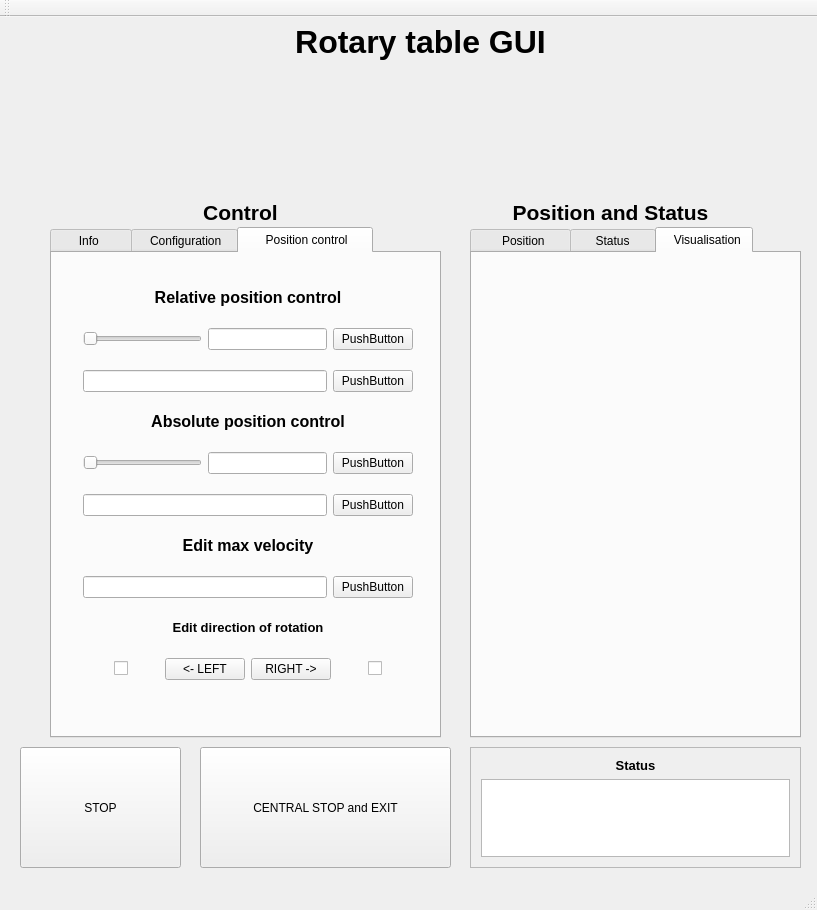
<?xml version="1.0" encoding="UTF-8"?>
<ui version="4.0">
 <class>MainWindow</class>
 <widget class="QMainWindow" name="MainWindow">
  <property name="geometry">
   <rect>
    <x>0</x>
    <y>0</y>
    <width>817</width>
    <height>910</height>
   </rect>
  </property>
  <property name="windowTitle">
   <string>MainWindow</string>
  </property>
  <widget class="QWidget" name="centralWidget">
   <widget class="QLabel" name="label_3">
    <property name="geometry">
     <rect>
      <x>240</x>
      <y>0</y>
      <width>361</width>
      <height>51</height>
     </rect>
    </property>
    <property name="text">
     <string>&lt;html&gt;&lt;head/&gt;&lt;body&gt;&lt;p align=&quot;center&quot;&gt;&lt;span style=&quot; font-size:24pt; font-weight:600;&quot;&gt;Rotary table GUI&lt;/span&gt;&lt;/p&gt;&lt;/body&gt;&lt;/html&gt;</string>
    </property>
   </widget>
   <widget class="QLabel" name="label_4">
    <property name="geometry">
     <rect>
      <x>180</x>
      <y>180</y>
      <width>121</width>
      <height>31</height>
     </rect>
    </property>
    <property name="text">
     <string>&lt;html&gt;&lt;head/&gt;&lt;body&gt;&lt;p align=&quot;center&quot;&gt;&lt;span style=&quot; font-size:16pt; font-weight:600;&quot;&gt;Control&lt;/span&gt;&lt;/p&gt;&lt;/body&gt;&lt;/html&gt;</string>
    </property>
   </widget>
   <widget class="QLabel" name="label_5">
    <property name="geometry">
     <rect>
      <x>490</x>
      <y>180</y>
      <width>241</width>
      <height>31</height>
     </rect>
    </property>
    <property name="text">
     <string>&lt;html&gt;&lt;head/&gt;&lt;body&gt;&lt;p align=&quot;center&quot;&gt;&lt;span style=&quot; font-size:16pt; font-weight:600;&quot;&gt;Position and Status&lt;/span&gt;&lt;/p&gt;&lt;/body&gt;&lt;/html&gt;</string>
    </property>
   </widget>
   <widget class="QTabWidget" name="control_Tabwidget">
    <property name="geometry">
     <rect>
      <x>50</x>
      <y>210</y>
      <width>391</width>
      <height>511</height>
     </rect>
    </property>
    <property name="currentIndex">
     <number>2</number>
    </property>
    <widget class="QWidget" name="tab_1">
     <attribute name="title">
      <string>     Info      </string>
     </attribute>
     <widget class="QLabel" name="label_98">
      <property name="geometry">
       <rect>
        <x>20</x>
        <y>10</y>
        <width>341</width>
        <height>431</height>
       </rect>
      </property>
      <property name="text">
       <string>&lt;html&gt;&lt;head/&gt;&lt;body&gt;&lt;p align=&quot;center&quot;&gt;&lt;span style=&quot; font-size:14pt; font-weight:600;&quot;&gt;Wellcome to ROTARY TABLE&lt;br/&gt;Graphical User Interface&lt;/span&gt;&lt;/p&gt;&lt;p&gt;&lt;br/&gt;&lt;/p&gt;&lt;p&gt;&lt;br/&gt;&lt;/p&gt;&lt;p&gt;&lt;br/&gt;&lt;/p&gt;&lt;p&gt;&lt;br/&gt;&lt;/p&gt;&lt;p&gt;&lt;br/&gt;&lt;/p&gt;&lt;p&gt;&lt;br/&gt;&lt;/p&gt;&lt;p&gt;&lt;br/&gt;&lt;/p&gt;&lt;p&gt;&lt;span style=&quot; font-size:10pt; font-weight:600; font-style:italic;&quot;&gt;This GUI was provided by SENSODRIVE &lt;/span&gt;&lt;/p&gt;&lt;p&gt;&lt;span style=&quot; font-size:10pt; font-weight:600; font-style:italic;&quot;&gt;and Viktor Dluhos&lt;/span&gt;&lt;/p&gt;&lt;p&gt;&lt;br/&gt;&lt;/p&gt;&lt;/body&gt;&lt;/html&gt;</string>
      </property>
     </widget>
     <widget class="QLabel" name="label">
      <property name="geometry">
       <rect>
        <x>50</x>
        <y>60</y>
        <width>291</width>
        <height>151</height>
       </rect>
      </property>
      <property name="text">
       <string/>
      </property>
      <property name="pixmap">
       <pixmap>/home/viktor/catkin_ws/src/rotary_table_gui/pictures/IMG_20171006_175133_preview.jpeg</pixmap>
      </property>
      <property name="scaledContents">
       <bool>true</bool>
      </property>
     </widget>
     <widget class="QLabel" name="label_9">
      <property name="geometry">
       <rect>
        <x>90</x>
        <y>220</y>
        <width>191</width>
        <height>151</height>
       </rect>
      </property>
      <property name="text">
       <string/>
      </property>
      <property name="pixmap">
       <pixmap>/home/viktor/catkin_ws/src/rotary_table_gui/pictures/IMG_20171006_175125_preview.jpeg</pixmap>
      </property>
      <property name="scaledContents">
       <bool>true</bool>
      </property>
     </widget>
    </widget>
    <widget class="QWidget" name="tab_2">
     <attribute name="title">
      <string>  Configuration </string>
     </attribute>
     <widget class="QLabel" name="label_28">
      <property name="geometry">
       <rect>
        <x>10</x>
        <y>10</y>
        <width>361</width>
        <height>231</height>
       </rect>
      </property>
      <property name="text">
       <string/>
      </property>
      <property name="pixmap">
       <pixmap>/home/viktor/catkin_ws/src/rotary_table_gui/pictures/Screenshot from 2017-10-11 16-52-30.png</pixmap>
      </property>
      <property name="scaledContents">
       <bool>true</bool>
      </property>
     </widget>
     <widget class="QFrame" name="frame_8">
      <property name="geometry">
       <rect>
        <x>10</x>
        <y>250</y>
        <width>361</width>
        <height>131</height>
       </rect>
      </property>
      <property name="frameShape">
       <enum>QFrame::StyledPanel</enum>
      </property>
      <property name="frameShadow">
       <enum>QFrame::Raised</enum>
      </property>
      <widget class="QPushButton" name="config_OFF_PB">
       <property name="geometry">
        <rect>
         <x>10</x>
         <y>10</y>
         <width>161</width>
         <height>51</height>
        </rect>
       </property>
       <property name="text">
        <string>OFF</string>
       </property>
      </widget>
      <widget class="QPushButton" name="config_READY_PB">
       <property name="geometry">
        <rect>
         <x>190</x>
         <y>10</y>
         <width>161</width>
         <height>51</height>
        </rect>
       </property>
       <property name="text">
        <string>READY</string>
       </property>
      </widget>
      <widget class="QPushButton" name="config_ON_PB">
       <property name="geometry">
        <rect>
         <x>10</x>
         <y>70</y>
         <width>161</width>
         <height>51</height>
        </rect>
       </property>
       <property name="text">
        <string>ON</string>
       </property>
      </widget>
      <widget class="QPushButton" name="config_ERROR_PB">
       <property name="geometry">
        <rect>
         <x>190</x>
         <y>70</y>
         <width>161</width>
         <height>51</height>
        </rect>
       </property>
       <property name="text">
        <string>ERROR</string>
       </property>
      </widget>
     </widget>
     <widget class="QFrame" name="frame_9">
      <property name="geometry">
       <rect>
        <x>10</x>
        <y>380</y>
        <width>361</width>
        <height>81</height>
       </rect>
      </property>
      <property name="frameShape">
       <enum>QFrame::StyledPanel</enum>
      </property>
      <property name="frameShadow">
       <enum>QFrame::Raised</enum>
      </property>
      <widget class="QWidget" name="horizontalLayoutWidget_18">
       <property name="geometry">
        <rect>
         <x>0</x>
         <y>0</y>
         <width>361</width>
         <height>80</height>
        </rect>
       </property>
       <layout class="QHBoxLayout" name="horizontalLayout_18">
        <item>
         <widget class="QLabel" name="label_26">
          <property name="text">
           <string>&lt;html&gt;&lt;head/&gt;&lt;body&gt;&lt;p align=&quot;center&quot;&gt;&lt;span style=&quot; font-size:10pt; font-weight:600;&quot;&gt;Working state&lt;/span&gt;&lt;/p&gt;&lt;/body&gt;&lt;/html&gt;</string>
          </property>
         </widget>
        </item>
        <item>
         <widget class="QLineEdit" name="config_workingState_LE"/>
        </item>
       </layout>
      </widget>
     </widget>
    </widget>
    <widget class="QWidget" name="tab_3">
     <attribute name="title">
      <string>     Position control    </string>
     </attribute>
     <widget class="QWidget" name="verticalLayoutWidget">
      <property name="geometry">
       <rect>
        <x>20</x>
        <y>10</y>
        <width>352</width>
        <height>451</height>
       </rect>
      </property>
      <layout class="QVBoxLayout" name="verticalLayout">
       <item>
        <widget class="QLabel" name="label_6">
         <property name="maximumSize">
          <size>
           <width>16777215</width>
           <height>20</height>
          </size>
         </property>
         <property name="text">
          <string>&lt;html&gt;&lt;head/&gt;&lt;body&gt;&lt;p align=&quot;center&quot;&gt;&lt;span style=&quot; font-size:12pt; font-weight:600;&quot;&gt;Relative position control&lt;/span&gt;&lt;/p&gt;&lt;/body&gt;&lt;/html&gt;</string>
         </property>
        </widget>
       </item>
       <item>
        <layout class="QVBoxLayout" name="verticalLayout_2">
         <item>
          <layout class="QHBoxLayout" name="horizontalLayout">
           <item>
            <widget class="QSlider" name="relativeControl_slider_SLIDER">
             <property name="maximum">
              <number>3600</number>
             </property>
             <property name="singleStep">
              <number>1</number>
             </property>
             <property name="orientation">
              <enum>Qt::Horizontal</enum>
             </property>
            </widget>
           </item>
           <item>
            <widget class="QLineEdit" name="relativeControl_slider_LE"/>
           </item>
           <item>
            <widget class="QPushButton" name="relativeControl_slider_PB">
             <property name="text">
              <string>PushButton</string>
             </property>
            </widget>
           </item>
          </layout>
         </item>
        </layout>
       </item>
       <item>
        <layout class="QHBoxLayout" name="horizontalLayout_2">
         <item>
          <widget class="QLineEdit" name="relativeControl_input_LE"/>
         </item>
         <item>
          <widget class="QPushButton" name="relativeControl_input_PB">
           <property name="text">
            <string>PushButton</string>
           </property>
          </widget>
         </item>
        </layout>
       </item>
       <item>
        <widget class="QLabel" name="label_7">
         <property name="maximumSize">
          <size>
           <width>16777215</width>
           <height>20</height>
          </size>
         </property>
         <property name="text">
          <string>&lt;html&gt;&lt;head/&gt;&lt;body&gt;&lt;p align=&quot;center&quot;&gt;&lt;span style=&quot; font-size:12pt; font-weight:600;&quot;&gt;Absolute position control&lt;/span&gt;&lt;/p&gt;&lt;/body&gt;&lt;/html&gt;</string>
         </property>
        </widget>
       </item>
       <item>
        <layout class="QHBoxLayout" name="horizontalLayout_3">
         <item>
          <widget class="QSlider" name="absoluteControl_slider_SLIDER">
           <property name="maximum">
            <number>3600</number>
           </property>
           <property name="orientation">
            <enum>Qt::Horizontal</enum>
           </property>
          </widget>
         </item>
         <item>
          <widget class="QLineEdit" name="absoluteControl_slider_LE"/>
         </item>
         <item>
          <widget class="QPushButton" name="absoluteControl_slider_PB">
           <property name="text">
            <string>PushButton</string>
           </property>
          </widget>
         </item>
        </layout>
       </item>
       <item>
        <layout class="QHBoxLayout" name="horizontalLayout_4">
         <item>
          <widget class="QLineEdit" name="absoluteControl_input_LE"/>
         </item>
         <item>
          <widget class="QPushButton" name="absoluteControl_input_PB">
           <property name="text">
            <string>PushButton</string>
           </property>
          </widget>
         </item>
        </layout>
       </item>
       <item>
        <widget class="QLabel" name="label_8">
         <property name="maximumSize">
          <size>
           <width>16777215</width>
           <height>20</height>
          </size>
         </property>
         <property name="text">
          <string>&lt;html&gt;&lt;head/&gt;&lt;body&gt;&lt;p align=&quot;center&quot;&gt;&lt;span style=&quot; font-size:12pt; font-weight:600;&quot;&gt;Edit max velocity&lt;/span&gt;&lt;/p&gt;&lt;/body&gt;&lt;/html&gt;</string>
         </property>
        </widget>
       </item>
       <item>
        <layout class="QHBoxLayout" name="horizontalLayout_5">
         <item>
          <widget class="QLineEdit" name="MaxVelocity_input_LE"/>
         </item>
         <item>
          <widget class="QPushButton" name="MaxVelocity_input_PB">
           <property name="text">
            <string>PushButton</string>
           </property>
          </widget>
         </item>
        </layout>
       </item>
       <item>
        <widget class="QLabel" name="label_25">
         <property name="maximumSize">
          <size>
           <width>16777215</width>
           <height>20</height>
          </size>
         </property>
         <property name="text">
          <string>&lt;html&gt;&lt;head/&gt;&lt;body&gt;&lt;p align=&quot;center&quot;&gt;&lt;span style=&quot; font-size:10pt; font-weight:600;&quot;&gt;Edit direction of rotation&lt;/span&gt;&lt;/p&gt;&lt;/body&gt;&lt;/html&gt;</string>
         </property>
        </widget>
       </item>
       <item>
        <layout class="QHBoxLayout" name="horizontalLayout_16">
         <item alignment="Qt::AlignHCenter">
          <widget class="QCheckBox" name="direction_LEFT_CB">
           <property name="text">
            <string/>
           </property>
          </widget>
         </item>
         <item>
          <widget class="QPushButton" name="direction_LEFT_PB">
           <property name="text">
            <string>&lt;- LEFT</string>
           </property>
          </widget>
         </item>
         <item>
          <widget class="QPushButton" name="direction_RIGHT_PB">
           <property name="text">
            <string>RIGHT -&gt;</string>
           </property>
          </widget>
         </item>
         <item alignment="Qt::AlignHCenter">
          <widget class="QCheckBox" name="direction_RIGHT_CB">
           <property name="text">
            <string/>
           </property>
          </widget>
         </item>
        </layout>
       </item>
      </layout>
     </widget>
    </widget>
   </widget>
   <widget class="QTabWidget" name="positionAndStatus_TabWidget">
    <property name="geometry">
     <rect>
      <x>470</x>
      <y>210</y>
      <width>331</width>
      <height>511</height>
     </rect>
    </property>
    <property name="currentIndex">
     <number>2</number>
    </property>
    <widget class="QWidget" name="tab_1">
     <attribute name="title">
      <string>      Position    </string>
     </attribute>
     <widget class="QFrame" name="frame">
      <property name="geometry">
       <rect>
        <x>10</x>
        <y>20</y>
        <width>311</width>
        <height>91</height>
       </rect>
      </property>
      <property name="frameShape">
       <enum>QFrame::StyledPanel</enum>
      </property>
      <property name="frameShadow">
       <enum>QFrame::Raised</enum>
      </property>
      <widget class="QLabel" name="label_10">
       <property name="geometry">
        <rect>
         <x>70</x>
         <y>10</y>
         <width>161</width>
         <height>16</height>
        </rect>
       </property>
       <property name="text">
        <string>&lt;html&gt;&lt;head/&gt;&lt;body&gt;&lt;p align=&quot;center&quot;&gt;&lt;span style=&quot; font-size:12pt; font-weight:600;&quot;&gt;Desired position&lt;/span&gt;&lt;/p&gt;&lt;/body&gt;&lt;/html&gt;</string>
       </property>
      </widget>
      <widget class="QWidget" name="horizontalLayoutWidget_6">
       <property name="geometry">
        <rect>
         <x>0</x>
         <y>30</y>
         <width>311</width>
         <height>31</height>
        </rect>
       </property>
       <layout class="QHBoxLayout" name="horizontalLayout_6">
        <item>
         <widget class="QLabel" name="label_12">
          <property name="text">
           <string>&lt;html&gt;&lt;head/&gt;&lt;body&gt;&lt;p align=&quot;center&quot;&gt;&lt;span style=&quot; font-size:10pt; font-weight:600;&quot;&gt;Position [deg]&lt;/span&gt;&lt;/p&gt;&lt;/body&gt;&lt;/html&gt;</string>
          </property>
         </widget>
        </item>
        <item>
         <widget class="QLabel" name="label_11">
          <property name="text">
           <string>&lt;html&gt;&lt;head/&gt;&lt;body&gt;&lt;p align=&quot;center&quot;&gt;&lt;span style=&quot; font-size:10pt; font-weight:600;&quot;&gt;Position [rad]&lt;/span&gt;&lt;/p&gt;&lt;/body&gt;&lt;/html&gt;</string>
          </property>
         </widget>
        </item>
       </layout>
      </widget>
      <widget class="QWidget" name="horizontalLayoutWidget_7">
       <property name="geometry">
        <rect>
         <x>0</x>
         <y>60</y>
         <width>311</width>
         <height>31</height>
        </rect>
       </property>
       <layout class="QHBoxLayout" name="horizontalLayout_7">
        <item>
         <widget class="QLCDNumber" name="desiredPositionDeg_LCD"/>
        </item>
        <item>
         <widget class="QLCDNumber" name="desiredPositionRad_LCD"/>
        </item>
       </layout>
      </widget>
     </widget>
     <widget class="QFrame" name="frame_3">
      <property name="geometry">
       <rect>
        <x>10</x>
        <y>200</y>
        <width>311</width>
        <height>101</height>
       </rect>
      </property>
      <property name="frameShape">
       <enum>QFrame::StyledPanel</enum>
      </property>
      <property name="frameShadow">
       <enum>QFrame::Raised</enum>
      </property>
      <widget class="QLabel" name="label_19">
       <property name="geometry">
        <rect>
         <x>50</x>
         <y>6</y>
         <width>201</width>
         <height>20</height>
        </rect>
       </property>
       <property name="text">
        <string>&lt;html&gt;&lt;head/&gt;&lt;body&gt;&lt;p align=&quot;center&quot;&gt;&lt;span style=&quot; font-size:12pt; font-weight:600;&quot;&gt;Max enabled velocity&lt;/span&gt;&lt;/p&gt;&lt;/body&gt;&lt;/html&gt;</string>
       </property>
      </widget>
      <widget class="QWidget" name="horizontalLayoutWidget_12">
       <property name="geometry">
        <rect>
         <x>0</x>
         <y>30</y>
         <width>311</width>
         <height>31</height>
        </rect>
       </property>
       <layout class="QHBoxLayout" name="horizontalLayout_12">
        <item>
         <widget class="QLabel" name="label_20">
          <property name="text">
           <string>&lt;html&gt;&lt;head/&gt;&lt;body&gt;&lt;p align=&quot;center&quot;&gt;&lt;span style=&quot; font-size:10pt; font-weight:600;&quot;&gt;Position [deg/s]&lt;/span&gt;&lt;/p&gt;&lt;/body&gt;&lt;/html&gt;</string>
          </property>
         </widget>
        </item>
        <item>
         <widget class="QLabel" name="label_21">
          <property name="text">
           <string>&lt;html&gt;&lt;head/&gt;&lt;body&gt;&lt;p align=&quot;center&quot;&gt;&lt;span style=&quot; font-size:10pt; font-weight:600;&quot;&gt;Position [rad/s]&lt;/span&gt;&lt;/p&gt;&lt;/body&gt;&lt;/html&gt;</string>
          </property>
         </widget>
        </item>
       </layout>
      </widget>
      <widget class="QWidget" name="horizontalLayoutWidget_13">
       <property name="geometry">
        <rect>
         <x>0</x>
         <y>60</y>
         <width>311</width>
         <height>31</height>
        </rect>
       </property>
       <layout class="QHBoxLayout" name="horizontalLayout_13">
        <item>
         <widget class="QLCDNumber" name="maxVelocityDeg_LCD"/>
        </item>
        <item>
         <widget class="QLCDNumber" name="maxVelocityRad_LCD"/>
        </item>
       </layout>
      </widget>
     </widget>
     <widget class="QFrame" name="frame_4">
      <property name="geometry">
       <rect>
        <x>10</x>
        <y>300</y>
        <width>311</width>
        <height>111</height>
       </rect>
      </property>
      <property name="frameShape">
       <enum>QFrame::StyledPanel</enum>
      </property>
      <property name="frameShadow">
       <enum>QFrame::Raised</enum>
      </property>
      <widget class="QLabel" name="label_22">
       <property name="geometry">
        <rect>
         <x>70</x>
         <y>5</y>
         <width>161</width>
         <height>21</height>
        </rect>
       </property>
       <property name="text">
        <string>&lt;html&gt;&lt;head/&gt;&lt;body&gt;&lt;p align=&quot;center&quot;&gt;&lt;span style=&quot; font-size:12pt; font-weight:600;&quot;&gt;Current velocity&lt;/span&gt;&lt;/p&gt;&lt;/body&gt;&lt;/html&gt;</string>
       </property>
      </widget>
      <widget class="QWidget" name="horizontalLayoutWidget_14">
       <property name="geometry">
        <rect>
         <x>0</x>
         <y>30</y>
         <width>311</width>
         <height>31</height>
        </rect>
       </property>
       <layout class="QHBoxLayout" name="horizontalLayout_14">
        <item>
         <widget class="QLabel" name="label_23">
          <property name="text">
           <string>&lt;html&gt;&lt;head/&gt;&lt;body&gt;&lt;p align=&quot;center&quot;&gt;&lt;span style=&quot; font-size:10pt; font-weight:600;&quot;&gt;Position [deg]&lt;/span&gt;&lt;/p&gt;&lt;/body&gt;&lt;/html&gt;</string>
          </property>
         </widget>
        </item>
        <item>
         <widget class="QLabel" name="label_24">
          <property name="text">
           <string>&lt;html&gt;&lt;head/&gt;&lt;body&gt;&lt;p align=&quot;center&quot;&gt;&lt;span style=&quot; font-size:10pt; font-weight:600;&quot;&gt;Position [rad]&lt;/span&gt;&lt;/p&gt;&lt;/body&gt;&lt;/html&gt;</string>
          </property>
         </widget>
        </item>
       </layout>
      </widget>
      <widget class="QWidget" name="horizontalLayoutWidget_15">
       <property name="geometry">
        <rect>
         <x>0</x>
         <y>60</y>
         <width>311</width>
         <height>31</height>
        </rect>
       </property>
       <layout class="QHBoxLayout" name="horizontalLayout_15">
        <item>
         <widget class="QLCDNumber" name="currentVelocityDeg_LCD"/>
        </item>
        <item>
         <widget class="QLCDNumber" name="currentVelocityRad_LCD"/>
        </item>
       </layout>
      </widget>
     </widget>
     <widget class="QFrame" name="frame_2">
      <property name="geometry">
       <rect>
        <x>10</x>
        <y>110</y>
        <width>311</width>
        <height>91</height>
       </rect>
      </property>
      <property name="frameShape">
       <enum>QFrame::StyledPanel</enum>
      </property>
      <property name="frameShadow">
       <enum>QFrame::Raised</enum>
      </property>
      <widget class="QLabel" name="label_16">
       <property name="geometry">
        <rect>
         <x>70</x>
         <y>10</y>
         <width>161</width>
         <height>16</height>
        </rect>
       </property>
       <property name="text">
        <string>&lt;html&gt;&lt;head/&gt;&lt;body&gt;&lt;p align=&quot;center&quot;&gt;&lt;span style=&quot; font-size:12pt; font-weight:600;&quot;&gt;Current position&lt;/span&gt;&lt;/p&gt;&lt;/body&gt;&lt;/html&gt;</string>
       </property>
      </widget>
      <widget class="QWidget" name="horizontalLayoutWidget_10">
       <property name="geometry">
        <rect>
         <x>0</x>
         <y>30</y>
         <width>311</width>
         <height>31</height>
        </rect>
       </property>
       <layout class="QHBoxLayout" name="horizontalLayout_10">
        <item>
         <widget class="QLabel" name="label_17">
          <property name="text">
           <string>&lt;html&gt;&lt;head/&gt;&lt;body&gt;&lt;p align=&quot;center&quot;&gt;&lt;span style=&quot; font-size:10pt; font-weight:600;&quot;&gt;Position [deg]&lt;/span&gt;&lt;/p&gt;&lt;/body&gt;&lt;/html&gt;</string>
          </property>
         </widget>
        </item>
        <item>
         <widget class="QLabel" name="label_18">
          <property name="text">
           <string>&lt;html&gt;&lt;head/&gt;&lt;body&gt;&lt;p align=&quot;center&quot;&gt;&lt;span style=&quot; font-size:10pt; font-weight:600;&quot;&gt;Position [rad]&lt;/span&gt;&lt;/p&gt;&lt;/body&gt;&lt;/html&gt;</string>
          </property>
         </widget>
        </item>
       </layout>
      </widget>
      <widget class="QWidget" name="horizontalLayoutWidget_11">
       <property name="geometry">
        <rect>
         <x>0</x>
         <y>60</y>
         <width>311</width>
         <height>31</height>
        </rect>
       </property>
       <layout class="QHBoxLayout" name="horizontalLayout_11">
        <item>
         <widget class="QLCDNumber" name="currentPositionDeg_LCD"/>
        </item>
        <item>
         <widget class="QLCDNumber" name="currentPositionRad_LCD"/>
        </item>
       </layout>
      </widget>
     </widget>
     <widget class="QFrame" name="frame_5">
      <property name="geometry">
       <rect>
        <x>10</x>
        <y>400</y>
        <width>321</width>
        <height>81</height>
       </rect>
      </property>
      <property name="frameShape">
       <enum>QFrame::StyledPanel</enum>
      </property>
      <property name="frameShadow">
       <enum>QFrame::Raised</enum>
      </property>
      <widget class="QWidget" name="horizontalLayoutWidget_17">
       <property name="geometry">
        <rect>
         <x>0</x>
         <y>10</y>
         <width>311</width>
         <height>61</height>
        </rect>
       </property>
       <layout class="QHBoxLayout" name="horizontalLayout_17">
        <item>
         <widget class="QLabel" name="label_27">
          <property name="text">
           <string>&lt;html&gt;&lt;head/&gt;&lt;body&gt;&lt;p align=&quot;center&quot;&gt;&lt;span style=&quot; font-size:12pt; font-weight:600;&quot;&gt;Direction&lt;/span&gt;&lt;/p&gt;&lt;/body&gt;&lt;/html&gt;</string>
          </property>
         </widget>
        </item>
        <item>
         <widget class="QLineEdit" name="direction_LE"/>
        </item>
       </layout>
      </widget>
     </widget>
    </widget>
    <widget class="QWidget" name="tab_2">
     <attribute name="title">
      <string>    Status    </string>
     </attribute>
    </widget>
    <widget class="QWidget" name="tab">
     <attribute name="title">
      <string>  Visualisation</string>
     </attribute>
     <widget class="QLabel" name="label_13">
      <property name="geometry">
       <rect>
        <x>20</x>
        <y>20</y>
        <width>291</width>
        <height>441</height>
       </rect>
      </property>
      <property name="text">
       <string/>
      </property>
      <property name="pixmap">
       <pixmap>/home/viktor/catkin_ws/src/rotary_table_gui/pictures/rt/rt_stol_gif.gif</pixmap>
      </property>
      <property name="scaledContents">
       <bool>true</bool>
      </property>
     </widget>
     <widget class="QLabel" name="label_14">
      <property name="geometry">
       <rect>
        <x>40</x>
        <y>40</y>
        <width>251</width>
        <height>191</height>
       </rect>
      </property>
      <property name="text">
       <string/>
      </property>
      <property name="pixmap">
       <pixmap>/home/viktor/catkin_ws/src/rotary_table_gui/pictures/rt/rt_gif.gif</pixmap>
      </property>
      <property name="scaledContents">
       <bool>true</bool>
      </property>
     </widget>
     <widget class="QLabel" name="label_15">
      <property name="geometry">
       <rect>
        <x>60</x>
        <y>360</y>
        <width>191</width>
        <height>51</height>
       </rect>
      </property>
      <property name="text">
       <string/>
      </property>
      <property name="pixmap">
       <pixmap>/home/viktor/catkin_ws/src/rotary_table_gui/pictures/Sensodrive-LogoE.gif</pixmap>
      </property>
      <property name="scaledContents">
       <bool>true</bool>
      </property>
     </widget>
    </widget>
   </widget>
   <widget class="QLabel" name="label_2">
    <property name="geometry">
     <rect>
      <x>20</x>
      <y>50</y>
      <width>771</width>
      <height>121</height>
     </rect>
    </property>
    <property name="text">
     <string/>
    </property>
    <property name="pixmap">
     <pixmap>/home/viktor/catkin_ws/src/rotary_table_gui/pictures/Sensodrive-LogoE.gif</pixmap>
    </property>
    <property name="scaledContents">
     <bool>true</bool>
    </property>
   </widget>
   <widget class="QPushButton" name="stop_PB">
    <property name="geometry">
     <rect>
      <x>20</x>
      <y>730</y>
      <width>161</width>
      <height>121</height>
     </rect>
    </property>
    <property name="text">
     <string>STOP</string>
    </property>
   </widget>
   <widget class="QPushButton" name="centralStop_PB">
    <property name="geometry">
     <rect>
      <x>200</x>
      <y>730</y>
      <width>251</width>
      <height>121</height>
     </rect>
    </property>
    <property name="text">
     <string>CENTRAL STOP and EXIT</string>
    </property>
   </widget>
   <widget class="QFrame" name="frame_6">
    <property name="geometry">
     <rect>
      <x>470</x>
      <y>730</y>
      <width>331</width>
      <height>121</height>
     </rect>
    </property>
    <property name="frameShape">
     <enum>QFrame::StyledPanel</enum>
    </property>
    <property name="frameShadow">
     <enum>QFrame::Raised</enum>
    </property>
    <widget class="QWidget" name="verticalLayoutWidget_4">
     <property name="geometry">
      <rect>
       <x>0</x>
       <y>0</y>
       <width>331</width>
       <height>121</height>
      </rect>
     </property>
     <layout class="QVBoxLayout" name="verticalLayout_4">
      <item>
       <widget class="QLabel" name="label_29">
        <property name="text">
         <string>&lt;html&gt;&lt;head/&gt;&lt;body&gt;&lt;p align=&quot;center&quot;&gt;&lt;span style=&quot; font-size:10pt; font-weight:600;&quot;&gt;Status&lt;/span&gt;&lt;/p&gt;&lt;/body&gt;&lt;/html&gt;</string>
        </property>
       </widget>
      </item>
      <item>
       <widget class="QTextEdit" name="status_TE"/>
      </item>
     </layout>
    </widget>
   </widget>
  </widget>
  <widget class="QMenuBar" name="menuBar">
   <property name="geometry">
    <rect>
     <x>0</x>
     <y>0</y>
     <width>817</width>
     <height>19</height>
    </rect>
   </property>
  </widget>
  <widget class="QToolBar" name="mainToolBar">
   <attribute name="toolBarArea">
    <enum>TopToolBarArea</enum>
   </attribute>
   <attribute name="toolBarBreak">
    <bool>false</bool>
   </attribute>
  </widget>
  <widget class="QStatusBar" name="statusBar"/>
 </widget>
 <layoutdefault spacing="6" margin="11"/>
 <resources/>
 <connections/>
</ui>
